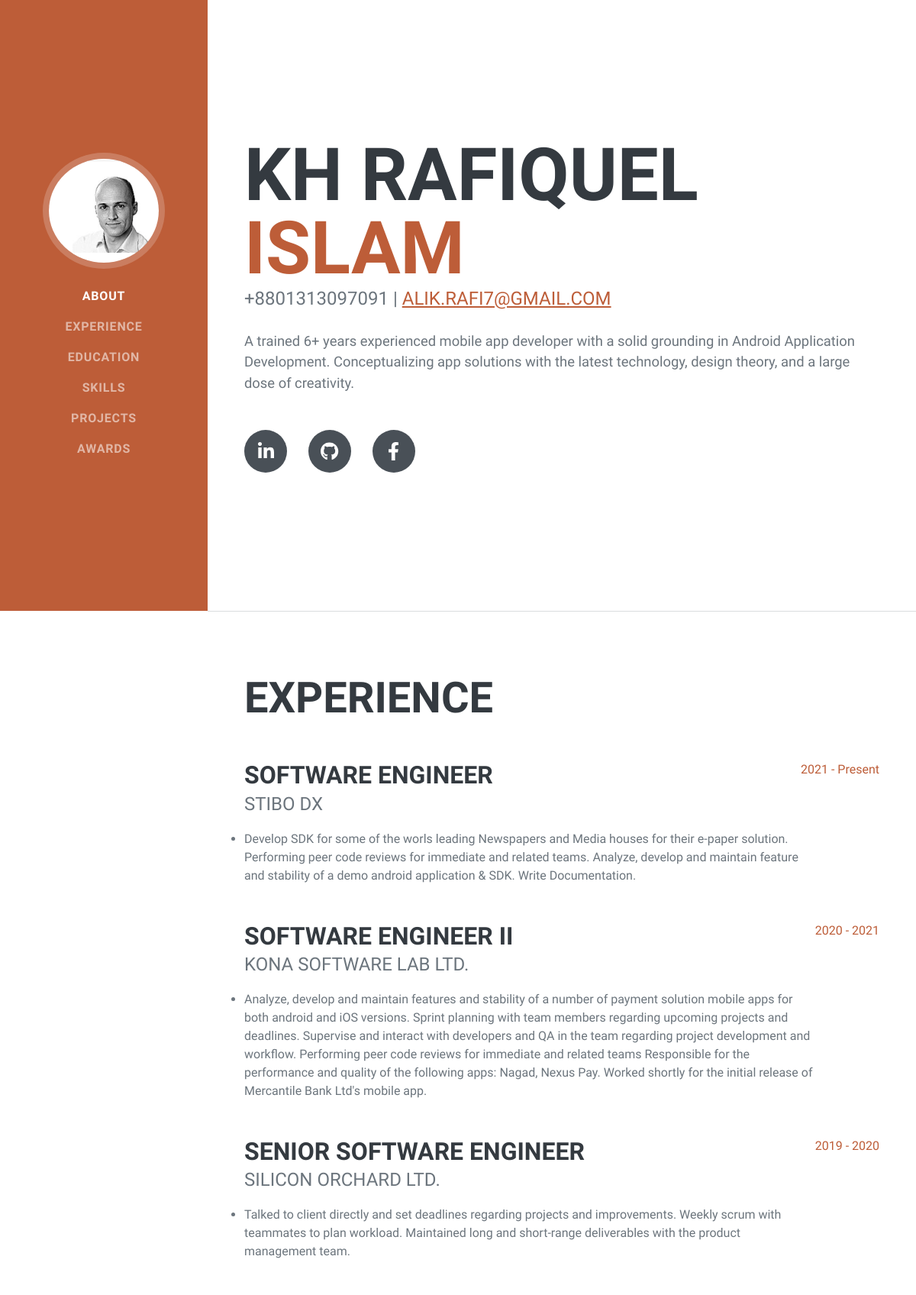
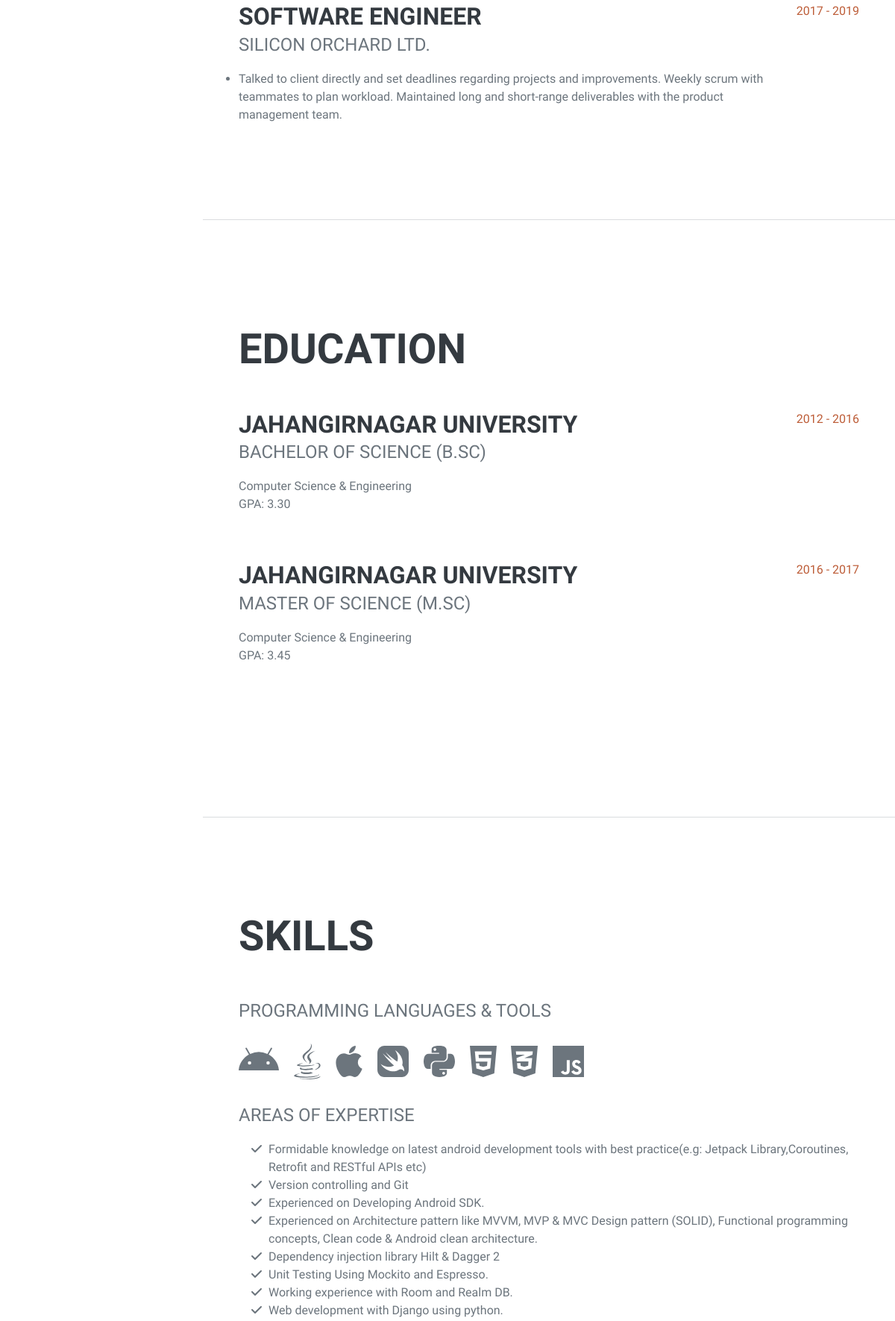
The page / (upper part) on the database its author committed (2 pictures, top to bottom).
### index/models.py (models this page shows, shortened)
class About(models.Model):
    first_name = models.CharField(max_length=30)
    last_name = models.CharField(max_length=30)
    email = models.EmailField(max_length=20)
    phone = models.CharField(max_length=15)
    description = models.TextField(max_length=1000)
    image = models.ImageField(upload_to='about/')

class Experience(models.Model):
    company_name = models.CharField(max_length=30, blank=False)
    position = models.CharField(max_length=30, blank=False)
    start_year = models.CharField(max_length=30, blank=False)
    end_year = models.CharField(max_length=30, blank=False)
    job_responsibility = models.CharField(max_length=1000, blank=False)

class Education(models.Model):
    university = models.CharField(max_length=50)
    degree = models.CharField(max_length=50)
    department = models.CharField(max_length=50)
    result = models.CharField(max_length=50)
    start_year = models.CharField(max_length=10, blank=False, default="")
    end_year = models.CharField(max_length=10, blank=False, default="")

### index/views.py (the view)
# urls.py: path("", views.home, name = 'about'),
def home(request):
    about = About.objects.all()[0]
    education = Education.objects.all()
    experience = Experience.objects.all()
    project = Project.objects.all()
    skills = names = [
        "Formidable knowledge on latest android development tools with best practice(e.g: Jetpack Library,Coroutines, "
        "Retrofit and RESTful APIs etc)",
        "Version controlling and Git",
        "Experienced on Developing Android SDK.",
        "Experienced on Architecture pattern like MVVM, MVP & MVC Design pattern (SOLID), Functional programming "
        "concepts, Clean code & Android clean architecture.",
        "Dependency injection library Hilt & Dagger 2",
        " Unit Testing Using Mockito and Espresso.",
        "Working experience with Room and Realm DB.",
        "Web development with Django using python."]
    args = {
        'about': about,
        'education': education,
        'experience': experience,
        'project': project,
        'skills' : skills
    }
    return render(request, "layouts.html", args)

### templates/layouts.html (shortened to what this page needs)
{% load static %}
<!DOCTYPE html>
<html lang="en">
<head>
    <link href="{% static 'css/styles.css' %}" rel="stylesheet"/>
</head>
<body id="page-top">
<nav class="navbar navbar-expand-lg navbar-dark bg-primary fixed-top" id="sideNav">
    <a class="navbar-brand js-scroll-trigger" href="#page-top">
        <span class="d-none d-lg-block"><img class="img-fluid img-profile rounded-circle mx-auto mb-2"
                                             src="{{ about.image }}" alt="{{ about.first_name }}"/></span>
    </a>
    <div class="collapse navbar-collapse" id="navbarResponsive">
        <ul class="navbar-nav">
            <li class="nav-item"><a class="nav-link js-scroll-trigger" href="#about">About</a></li>
            <li class="nav-item"><a class="nav-link js-scroll-trigger" href="#experience">Experience</a></li>
            <li class="nav-item"><a class="nav-link js-scroll-trigger" href="#education">Education</a></li>
            <li class="nav-item"><a class="nav-link js-scroll-trigger" href="#skills">Skills</a></li>
            <li class="nav-item"><a class="nav-link js-scroll-trigger" href="#projects">Projects</a></li>
            <li class="nav-item"><a class="nav-link js-scroll-trigger" href="#awards">Awards</a></li>
        </ul>
    </div>
</nav>
<div class="container-fluid p-0">
    <section class="resume-section" id="about">
        <div class="resume-section-content">
            <h1 class="mb-0">
                {{about.first_name}}
                <span class="text-primary">{{about.last_name}}</span>
            </h1>
            <div class="subheading mb-4">
                {{about.phone}} |
                <a href="mailto:{{about.email}}">{{about.email}}</a>
            </div>
            <p class="lead mb-5">{{about.description}}</p>
            <div class="social-icons">
                <a class="social-icon" href="https://www.linkedin.com/in/k-h-rafiquel-islam/"><i
                        class="fab fa-linkedin-in"></i></a>
                <a class="social-icon" href="https://github.com/alik7-cmd"><i class="fab fa-github"></i></a>
                <a class="social-icon" href="https://www.facebook.com/alik.rafi1/"><i class="fab fa-facebook-f"></i></a>
            </div>
        </div>
    </section>
    <hr class="m-0"/>
    <section class="resume-section" id="experience">
    <div class="resume-section-content">
        <h2 class="mb-5">Experience</h2>
        {% for experience in experience %}
        <div class="d-flex flex-column flex-md-row justify-content-between mb-5">
            <div class="flex-grow-1">
                <h3 class="mb-0">{{experience.position}}</h3>
                <div class="subheading mb-3">{{experience.company_name}}</div>
                <ul class="list-group">
                    <li>
                        {{experience.job_responsibility}}
                    </li>
                </ul>
            </div>
            <div class="flex-shrink-0"><span class="text-primary">{{experience.start_year}} - {{experience.end_year}}</span></div>
        </div>
        {% endfor %}
    </div>
</section>
    <hr class="m-0"/>
    <section class="resume-section" id="education">
        <div class="resume-section-content">
            <h2 class="mb-5">Education</h2>
            {% for education in education %}
             <div class="d-flex flex-column flex-md-row justify-content-between mb-5">
                <div class="flex-grow-1">
                    <h3 class="mb-0">{{education.university}}</h3>
                    <div class="subheading mb-3">{{education.degree}}</div>
                    <div>{{education.department}}</div>
                    <p>GPA: {{education.result}}</p>
                </div>
                <div class="flex-shrink-0"><span class="text-primary">{{education.start_year}} - {{education.end_year}}</span></div>
            </div>
            {% endfor %}
        </div>
    </section>
    <hr class="m-0"/>
    <section class="resume-section" id="skills">
        <div class="resume-section-content">
            <h2 class="mb-5">Skills</h2>
            <div class="subheading mb-3">Programming Languages & Tools</div>
            <ul class="list-inline dev-icons">
                <li class="list-inline-item"><i class="fab fa-android"></i></li>
                <li class="list-inline-item"><i class="fab fa-java"></i></li>
                <li class="list-inline-item"><i class="fab fa-apple"></i></li>
                <li class="list-inline-item"><i class="fab fa-swift"></i></li>
                <li class="list-inline-item"><i class="fab fa-python"></i></li>
                <li class="list-inline-item"><i class="fab fa-html5"></i></li>
                <li class="list-inline-item"><i class="fab fa-css3-alt"></i></li>
                <li class="list-inline-item"><i class="fab fa-js"></i></li>
            </ul>
            <div class="subheading mb-3">Areas of Expertise</div>
            <ul class="fa-ul mb-0">
                {% for skill in skills%}
                <li>
                    <span class="fa-li"><i class="fas fa-check"></i></span>
                    {{skill}}
                </li>
                {% endfor %}
            </ul>
        </div>
    </section>
</div>
</body>
</html>

### rows shown on the page
About: image (picture), first_name "KH RAFIQUEL", last_name "ISLAM", phone "+8801313097091", email "ALIK.RAFI7@GMAIL.COM", description "A trained 6+ years experienced mobile app developer with a solid grounding in Android Application Development. Conceptualizing app solutions with the latest technology, design theory, and a large dose of creativity."
Experience: position "SOFTWARE ENGINEER", company_name "STIBO DX", job_responsibility "Develop SDK for some of the worls leading Newspapers and Media houses for their e-paper solution. Performing peer code reviews for immediate and related teams. Analyze, develop and maintain feature and stability of a demo android application & SDK. Write Documentation.", start_year "2021", end_year "Present"
Experience: position "SOFTWARE ENGINEER II", company_name "KONA SOFTWARE LAB LTD.", job_responsibility "Analyze, develop and maintain features and stability of a number of payment solution mobile apps for both android and iOS versions. Sprint planning with team members regarding upcoming projects and deadlines. Supervise and interact with developers and QA in the team regarding project development and workflow. Performing peer code reviews for immediate and related teams Responsible for the performance and quality of the following apps: Nagad, Nexus Pay. Worked shortly for the initial release of Mercantile Bank Ltd's mobile app.", start_year "2020", end_year "2021"
Experience: position "SENIOR SOFTWARE ENGINEER", company_name "SILICON ORCHARD LTD.", job_responsibility "Talked to client directly and set deadlines regarding projects and improvements. Weekly scrum with teammates to plan workload. Maintained long and short-range deliverables with the product management team.", start_year "2019", end_year "2020"
Experience: position "SOFTWARE ENGINEER", company_name "SILICON ORCHARD LTD.", job_responsibility "Talked to client directly and set deadlines regarding projects and improvements. Weekly scrum with teammates to plan workload. Maintained long and short-range deliverables with the product management team.", start_year "2017", end_year "2019"
Education: university "JAHANGIRNAGAR UNIVERSITY", degree "BACHELOR OF SCIENCE (B.SC)", department "Computer Science & Engineering", result "3.30", start_year "2012", end_year "2016"
Education: university "JAHANGIRNAGAR UNIVERSITY", degree "MASTER OF SCIENCE (M.SC)", department "Computer Science & Engineering", result "3.45", start_year "2016", end_year "2017"

### other values the page prints
{{ skill }} "Formidable knowledge on latest android development tools with best practice(e.g: Jetpack Library,Coroutines, Retrofit and RESTful APIs etc)" "Version controlling and Git" "Experienced on Developing Android SDK." "Experienced on Architecture pattern like MVVM, MVP & MVC Design pattern (SOLID), Functional programming concepts, Clean code & Android clean architecture." "Dependency injection library Hilt & Dagger 2" "Unit Testing Using Mockito and Espresso." "Working experience with Room and Realm DB." "Web development with Django using python."
